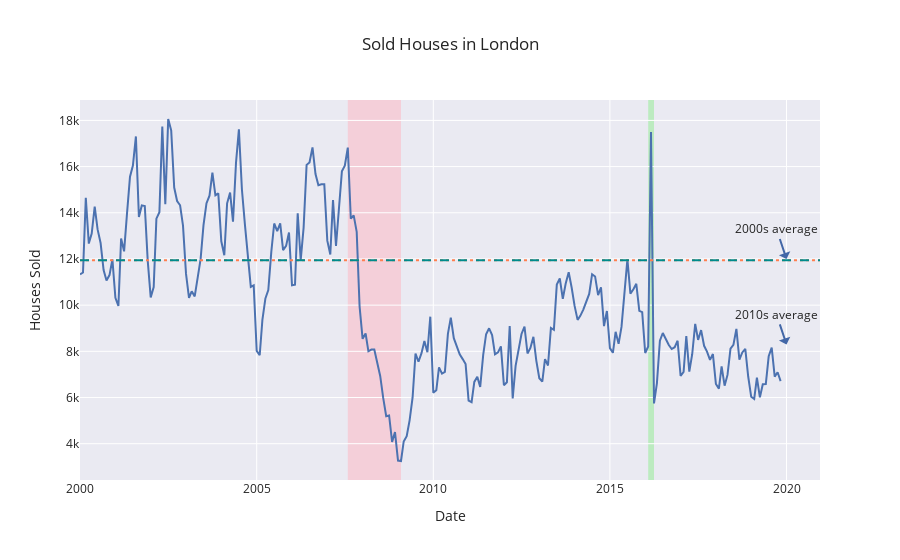

The code cell stored with this chart in its notebook:
### Code cell
avg_first_decade = houses_sold_london[(houses_sold_london['Date'] >= '2000-01-01') & \
                                      (houses_sold_london['Date'] <= '2009-12-01')]['Houses Sold'] \
                                      .mean()

avg_first_decade = round(avg_first_decade, 0)

fig.add_shape( # add a horizontal line, representing the avg in the first decade
    type="line", line_color="coral", line_width=2, opacity=1, line_dash="dot",
    x0=0, x1=1, xref="paper", y0=avg_first_decade,
    y1=avg_first_decade, yref="y"
)

fig.add_annotation( # add a text 
    text="2000s average", x='2020-01-01', y=12000 
)
avg_second_decade = houses_sold_london[(houses_sold_london['Date'] >= '2000-01-01') & \
                                      (houses_sold_london['Date'] <= '2009-12-01')]['Houses Sold'] \
                                      .mean()

avg_second_decade = round(avg_second_decade, 0)


fig.add_shape( # add a horizontal line, representing the avg in the second decade
    type="line", line_color="darkcyan", line_width=2, opacity=1, line_dash="dash",
    x0=0, x1=1, xref="paper", y0=avg_second_decade,
    y1=avg_second_decade, yref="y",  
)

fig.add_annotation( # add a text 
    text="2010s average", x='2020-01-01', y=8300 
)

### Figure 1 — Plotly figure (JSON) as saved in the notebook; plotly's stock layout.template omitted (floating-point values rounded to 4 significant figures; data arrays with more than 128 entries replaced by an {"elided": "..."} marker saying what was removed)
{"data": [{"hovertemplate": "Date=%{x}<br>Houses Sold=%{y}<extra></extra>", "legendgroup": "", "line": {"color": "rgb(76,114,176)", "dash": "solid"}, "marker": {"symbol": "circle"}, "mode": "lines", "name": "", "orientation": "v", "showlegend": false, "type": "scatter", "x": {"elided": "239 str values"}, "xaxis": "x", "y": {"elided": "239 int values"}, "yaxis": "y"}], "layout": {"annotations": [{"text": "2000s average", "x": "2020-01-01", "y": 12000}, {"text": "2010s average", "x": "2020-01-01", "y": 8300}], "legend": {"tracegroupgap": 0}, "shapes": [{"fillcolor": "lightpink", "layer": "below", "line": {"width": 0}, "opacity": 0.5, "type": "rect", "x0": "2007-08-01", "x1": "2009-02-01", "xref": "x", "y0": 0, "y1": 1, "yref": "paper"}, {"fillcolor": "lightgreen", "layer": "below", "line": {"width": 0}, "opacity": 0.5, "type": "rect", "x0": "2016-02-01", "x1": "2016-04-01", "xref": "x", "y0": 0, "y1": 1, "yref": "paper"}, {"line": {"color": "coral", "dash": "dot", "width": 2}, "opacity": 1, "type": "line", "x0": 0, "x1": 1, "xref": "paper", "y0": 11947, "y1": 11947, "yref": "y"}, {"line": {"color": "darkcyan", "dash": "dash", "width": 2}, "opacity": 1, "type": "line", "x0": 0, "x1": 1, "xref": "paper", "y0": 11947, "y1": 11947, "yref": "y"}], "title": {"text": "Sold Houses in London"}, "xaxis": {"anchor": "y", "domain": [0, 1], "title": {"text": "Date"}}, "yaxis": {"anchor": "x", "domain": [0, 1], "title": {"text": "Houses Sold"}}}}
